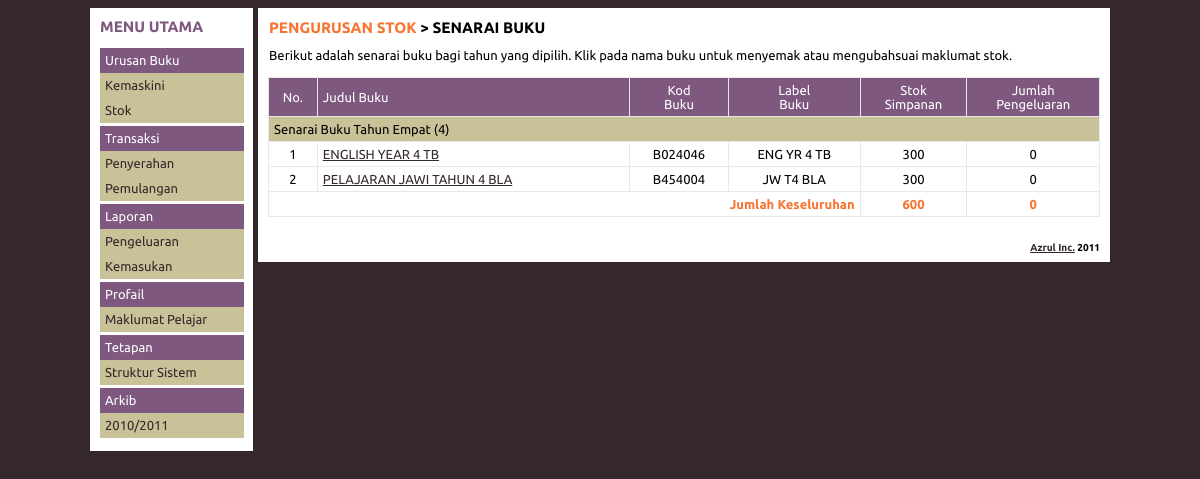
Screenshot of /books/stocks/classes/4 with the database file from the repository.
### tables this page shows
CREATE TABLE IF NOT EXISTS `ispbt_books` (
  `is_books_ind` int(4) NOT NULL auto_increment,
  `is_books_title` varchar(255) NOT NULL,
  `is_books_code` varchar(255) NOT NULL,
  `is_books_year` int(2) default '0',
  `is_books_price` float default '0',
  `is_books_author` varchar(255) default NULL,
  `is_books_label` varchar(255) default NULL,
  `is_books_instocks` int(255) NOT NULL,
  `is_books_outstocks` int(255) NOT NULL,
  UNIQUE KEY `is_books_code` (`is_books_code`),
  KEY `is_books_ind` (`is_books_ind`)
);

CREATE TABLE IF NOT EXISTS `ispbt_years` (
  `is_years_ind` int(3) NOT NULL,
  `is_years_digit` int(3) NOT NULL,
  `is_years_title` varchar(255) NOT NULL,
  UNIQUE KEY `is_year_digit` (`is_years_digit`),
  KEY `is_year_ind` (`is_years_ind`)
);

### application/controllers/books/stocks.php (called while the page is built, shortened)
<?php if ( ! defined('BASEPATH')) exit('No direct script access allowed');
class Stocks extends CI_Controller {
	public function classes($year)
	{
		$query = $this->db->query("SELECT * FROM ispbt_books INNER JOIN ispbt_years ON is_books_year = is_years_digit WHERE is_books_year = '$year' ORDER BY is_books_year, is_books_title ASC");
		$books = $query->result();
		$query = $this->db->query("SELECT * FROM ispbt_books INNER JOIN ispbt_years ON is_books_year = is_years_digit WHERE is_books_year = '$year' GROUP BY is_books_year");
		$classProfile = $query->result();
		$ajaxModal = $this->ajax->load();
		$data = array(
			'books' => $books,
			'classprofile' => $classProfile,
			'ajaxmodal' => $ajaxModal
		);
		$this->load->view('books/stocks/view_stocks_classes', $data);
	}
}

### index.php (called while the page is built, shortened)
<?php
require_once BASEPATH.'core/CodeIgniter'.EXT;

### application/views/books/stocks/view_stocks_classes.php (the view, shortened to what this page needs)
<table id="page-header" width="100%">
	<tr>
		<td><h3><a href="<?php echo site_url('books/stocks'); ?>">PENGURUSAN STOK</a> > SENARAI BUKU</h3></td>
		<td align="right">&nbsp;</td>
	</tr>
	<tr>
		<td>Berikut adalah senarai buku bagi tahun yang dipilih. Klik pada nama buku untuk menyemak atau mengubahsuai maklumat stok.</td>
		<td align="right">&nbsp;</td>
	</tr>
</table>
<br />
<table border="1" cellpadding="5" width="100%">
	<thead>
		<td><center>No.</center></td>
		<td>Judul Buku</td>
		<td><center>Kod<br /> Buku</center></td>
		<td><center>Label<br /> Buku</center></td>
		<td><center>Stok<br /> Simpanan</center></td>
		<td><center>Jumlah<br /> Pengeluaran</center></td>
		</thead>
<tbody>
<?php
$output = "";
foreach($classprofile as $value)
{
	$output .= "<tr bgcolor=\"#C9C299\"><td colspan=\"6\">Senarai Buku Tahun " . $value->is_years_title . " (" . $value->is_years_digit . ")". "</td></tr>";
	$i = 1;
	$booksInStocks = 0;
	$booksOutStocks = 0;
	foreach($books as $booksval)
	{
		if ($booksval->is_books_year == $value->is_years_digit)
		{
		$url = site_url('books/stocks/edit/' . $booksval->is_books_ind);
		$rel = $booksval->is_books_ind;
		$output .= "<tr>";
		$output .= "<td><center>$i</center></td>";
		$output .= "<td><a class=\"modal-trigger\" rel=\"$rel\" href=\"$url\">" . $booksval->is_books_title . "</a></td>";
		$output .= "<td><center>" . $booksval->is_books_code . "</center></td>";
		$output .= "<td><center>" . $booksval->is_books_label . "</center></td>";
		$output .= "<td><center>" . $booksval->is_books_instocks . "</center></td>";
		$output .= "<td><center>" . $booksval->is_books_outstocks . "</center></td>";
		$output .= "</tr>";
		$booksInStocks += $booksval->is_books_instocks;
		$booksOutStocks += $booksval->is_books_outstocks;
		}
		$i++;
	}
	$output .= "
	<tr>
	<td colspan=\"4\" align=\"right\"><span style=\"font-weight: bold; color: #F87431\">Jumlah Keseluruhan</span></td>
	<td><center><span style=\"font-weight: bold; color: #F87431\">$booksInStocks</span></center></td>
	<td><center><span style=\"font-weight: bold; color: #F87431\">$booksOutStocks</span></center></td>
	</tr>
	";
}
echo $output;
?>
</tbody>
</table>

### css/style.css (style rules this page uses)
body { background-color: #34282C; font-family: 'Ubuntu', sans-serif, arial; font-size: 13px; }
table { border-collapse: collapse; border: 1px #E8E8E8 solid; }
thead { background-color: #7E587E; color: #FFFFFF; }
tr { border: 1px #E8E8E8 solid; }
td { border: 1px #E8E8E8 solid; }
a { color: #34282C; }
h3 a { text-decoration: none; color: #F87431; }
table#page-header { border: none; }
table#page-header tr { border: inherit; }
table#page-header td { border: inherit; }
table#page-header h3 { margin: 0; padding: 10px 0 10px 0; }

### rows the page displays
ispbt_books: ispbt_years.is_years_title "Empat", ispbt_years.is_years_digit "4", is_books_title "ENGLISH YEAR 4 TB", is_books_code "B024046", is_books_label "ENG YR 4 TB", is_books_instocks "300", is_books_outstocks "0", booksInStocks "600", booksOutStocks "0"
ispbt_books: is_books_title "PELAJARAN JAWI TAHUN 4 BLA", is_books_code "B454004", is_books_label "JW T4 BLA", is_books_instocks "300", is_books_outstocks "0"
